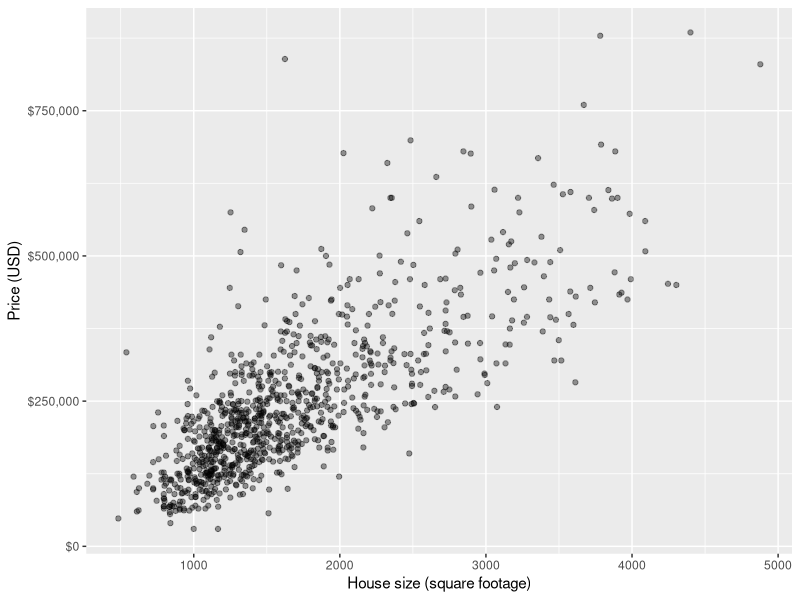
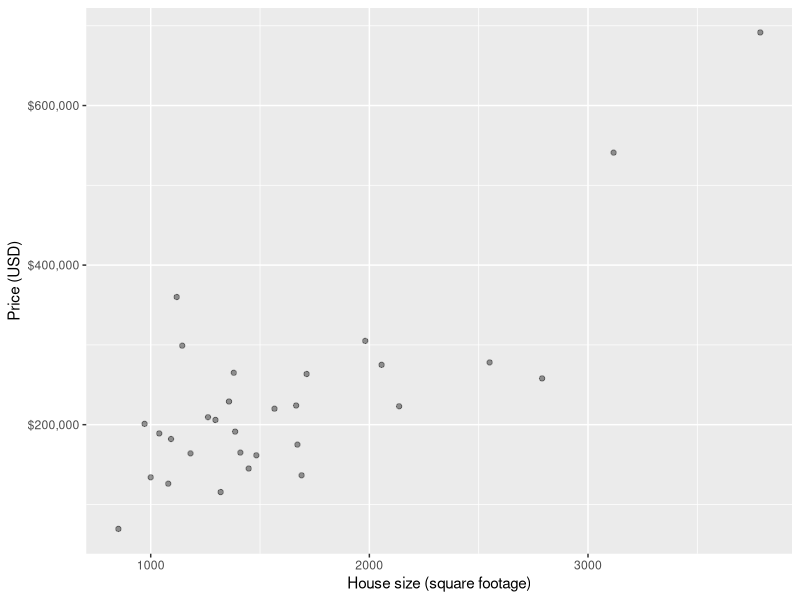
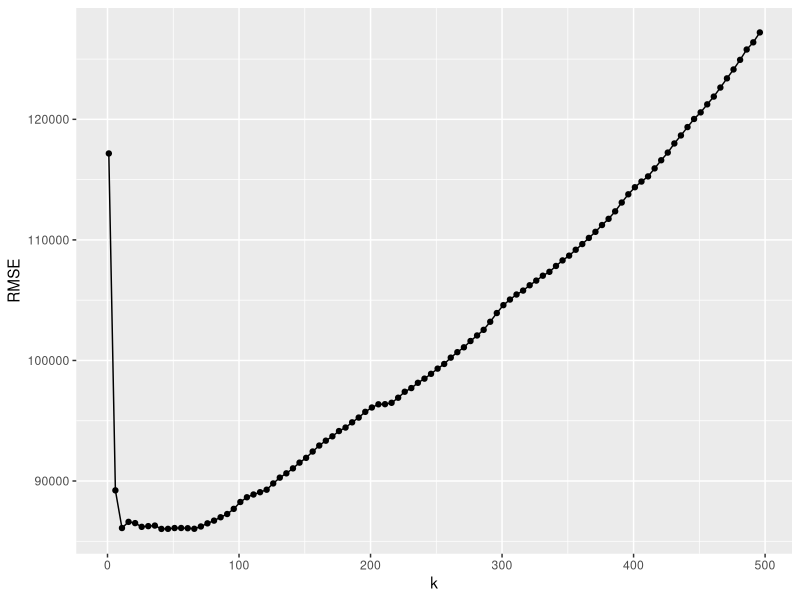
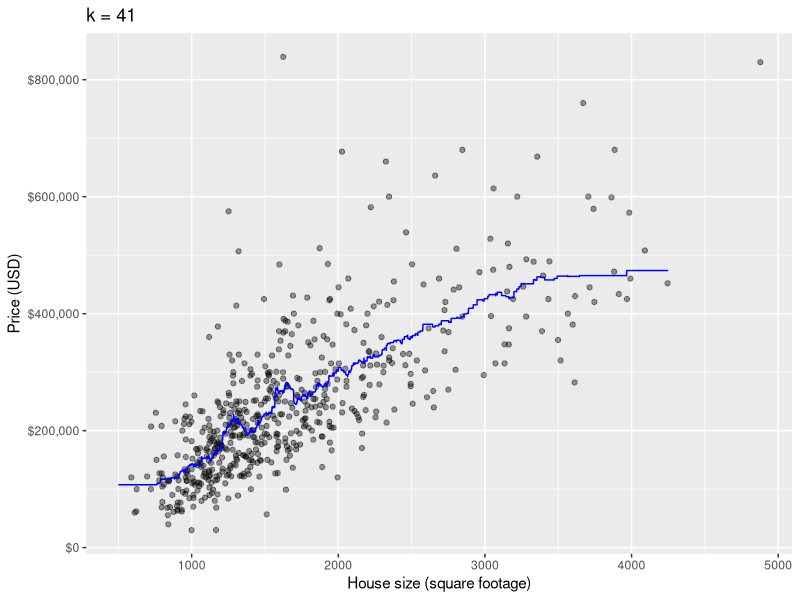

Source code (R) for these figures, in order:
## summary of the knn example introduced here https://ubc-dsci.github.io/introduction-to-datascience/regression1.html#k-nearest-neighbours-regression


library(tidyverse)
library(scales)
library(caret)
library(gridExtra)

data(Sacramento)
head(Sacramento)

plot_sacramento <- function(x){ 
  ggplot(x, aes(x = sqft, y = price)) +
    geom_point(alpha = 0.4) +
    xlab("House size (square footage)") +
    ylab("Price (USD)") +
    scale_y_continuous(labels = dollar_format()) 
}

eda <- plot_sacramento(Sacramento)
eda

set.seed(1234)
small_sacramento <- sample_n(Sacramento, size = 30)

small_sacramento %>% plot_sacramento()

## how much for 2000 sq foot? find nearest neighbours 
nearest_neighbours <- small_sacramento %>% 
  mutate(diff = abs(2000 - sqft)) %>% 
  arrange(diff) %>% 
  head(5)
nearest_neighbours


set.seed(1234)
training_rows <- Sacramento %>% 
  select(price) %>% 
  unlist() %>% 
  createDataPartition(p = 0.6, list = FALSE)

X_train <- Sacramento %>% 
  select(sqft) %>% 
  slice(training_rows) %>% 
  data.frame()

Y_train <- Sacramento %>% 
  select(price) %>% 
  slice(training_rows) %>% 
  unlist()

X_test <- Sacramento %>% 
  select(sqft) %>% 
  slice(-training_rows) %>% 
  data.frame()

Y_test <- Sacramento %>% 
  select(price) %>% 
  slice(-training_rows) %>% 
  unlist()

## find a good value of K ----------------------
train_control <- trainControl(method = "cv", number = 10)
# makes a column of k's, from 1 to 500 in increments of 5
k_lots = data.frame(k = seq(from = 1, to = 500, by = 5)) 

set.seed(1234)
knn_reg_cv_10 <- train(x = X_train, 
                       y = Y_train, 
                       method = "knn", 
                       tuneGrid = k_lots, 
                       trControl = train_control) 

ggplot(knn_reg_cv_10$results, aes(x = k, y = RMSE)) +
  geom_point() +
  geom_line()

## extract the best K value
k = data.frame(k = knn_reg_cv_10$bestTune$k)


set.seed(1234)
knn_reg_final <- train(x = X_train, y = Y_train, method = "knn", tuneGrid = k)

test_pred <- predict(knn_reg_final, X_test)
modelvalues <- data.frame(obs = Y_test, pred = test_pred)
test_results <- defaultSummary(modelvalues)
test_results



# a plot of predictions ---------------------------------------------------

set.seed(1234)
predictions_all <- data.frame(sqft = seq(from = 500, to = 4250, by = 1))
predictions_all$price <- predict(knn_reg_final, 
                                 data.frame(sqft = seq(from = 500, to = 4250, by = 1)))
train_data <- bind_cols(X_train, data.frame(price = Y_train)) #combines X_train and Y_train to be on data set
plot_final <- ggplot(train_data, aes(x = sqft, y = price)) +
  geom_point(alpha = 0.4) +
  xlab("House size (square footage)") +
  ylab("Price (USD)") +
  scale_y_continuous(labels = dollar_format())  +
  geom_line(data = predictions_all, aes(x = sqft, y = price), color = "blue") +
  ggtitle("k = 41")
plot_final


